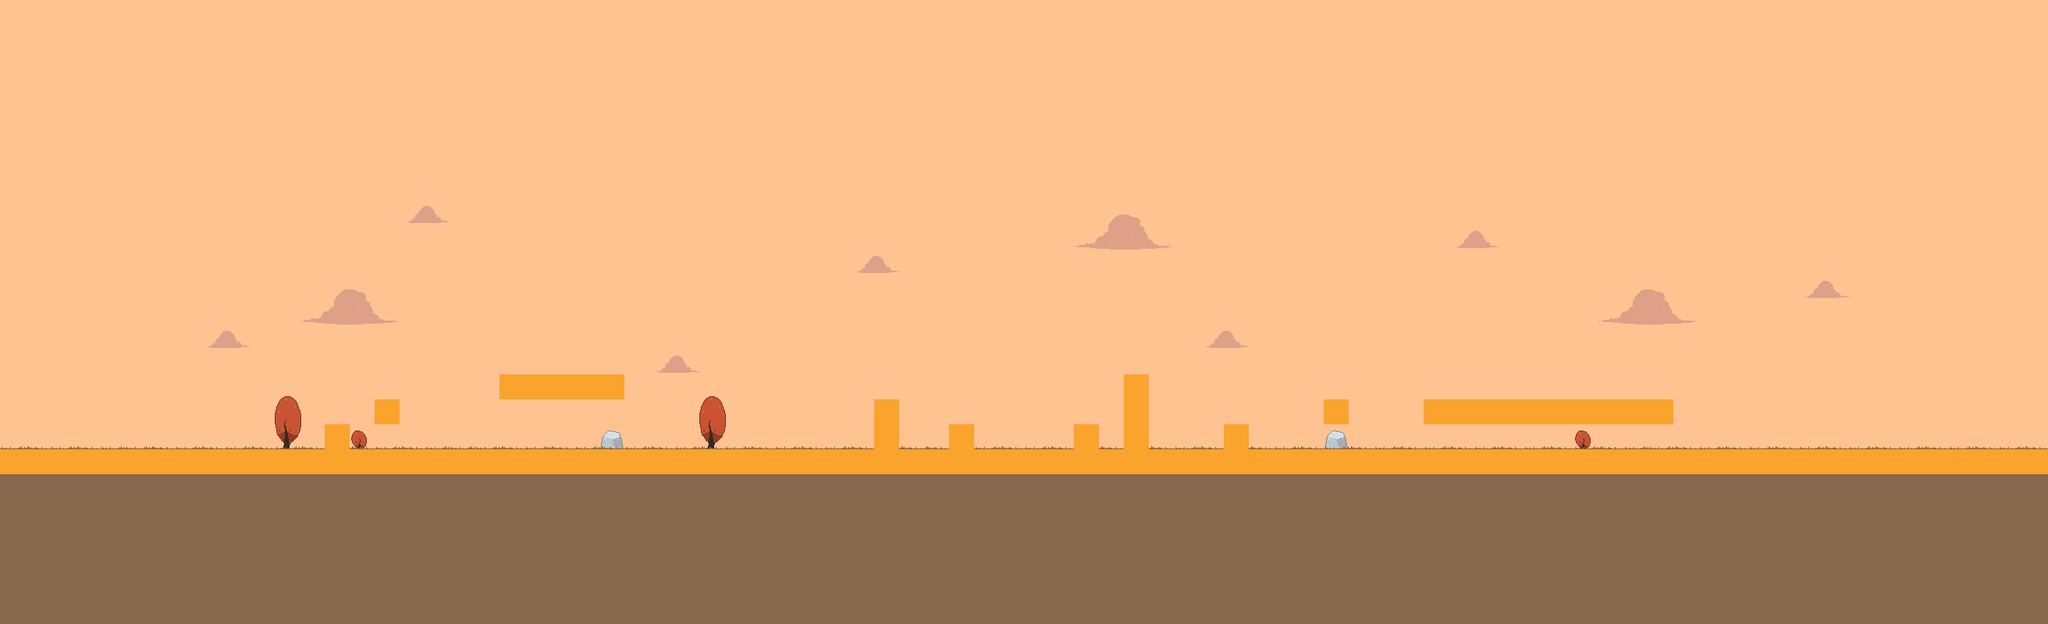

A level layout from a 2D game, rendered from its tile map. Below: a short description, then the map file with tile-grid data replaced by summaries:
An orthogonal 82x25 tile map with 32x32 px tiles, 4 tile layers (SKY, BACKGROUND, GROUND, COLLISION), 1 hidden layer not drawn, 3 tilesets and 18 objects (PlayerStart, EndFlag).

<map version="1.0" orientation="orthogonal" width="82" height="25" tilewidth="32" tileheight="32">
 <tileset firstgid="1" name="tiles" tilewidth="32" tileheight="32">
  <image source="../assets/tileset.png" width="64" height="32" />
 </tileset>
 <tileset firstgid="3" name="tiles2" tilewidth="32" tileheight="32">
  <image source="../assets/tiles2.png" width="64" height="32" />
 </tileset>
 <tileset firstgid="5" name="SOMETILES" tilewidth="32" tileheight="32">
  <image source="../assets/SOMETILES.png" width="640" height="360" />
 </tileset>
 <layer name="SKY" width="82" height="25">
  <data>[2050 cells, 2050 non-empty, 12 distinct tile ids]</data>
 </layer>
 <layer name="BACKGROUND" width="82" height="25">
  <data>[2050 cells, 17 non-empty, 8 distinct tile ids]</data>
 </layer>
 <layer name="GROUND" width="82" height="25">
  <data>[2050 cells, 676 non-empty, 4 distinct tile ids]</data>
 </layer>
 <layer name="COLLISION" width="82" height="25">
  <data>[2050 cells, 108 non-empty, 1 distinct tile ids]</data>
 </layer>
 <layer name="FOREGROUND" width="82" height="25" visible="0">
  <data>[2050 cells, 0 non-empty, 0 distinct tile ids]</data>
 </layer>
 <objectgroup name="OBJECTS" width="82" height="25" visible="0">
  <object name="PlayerStart" gid="137" x="256" y="576" />
  <object name="EndFlag" gid="183" x="2272" y="544" />
  <object gid="180" x="384" y="576" />
  <object gid="180" x="448" y="544" />
  <object gid="180" x="608" y="512" />
  <object gid="180" x="1088" y="544" />
  <object gid="180" x="1088" y="576" />
  <object gid="180" x="1184" y="576" />
  <object gid="180" x="1344" y="576" />
  <object gid="180" x="1408" y="512" />
  <object gid="180" x="1408" y="544" />
  <object gid="180" x="1408" y="576" />
  <object gid="180" x="1536" y="576" />
  <object gid="180" x="1664" y="544" />
  <object gid="180" x="1792" y="544" />
  <object gid="182" x="640" y="576" />
  <object gid="201" x="768" y="480" />
  <object gid="182" x="1824" y="512" />
 </objectgroup>
</map>
